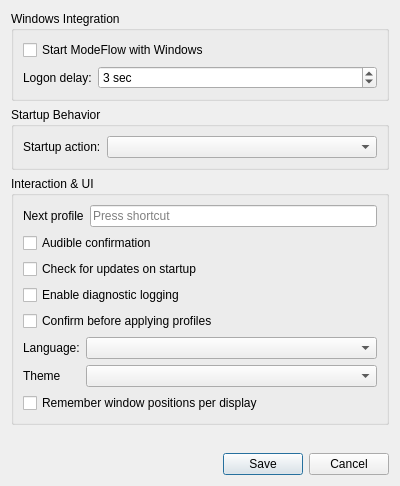
<?xml version="1.0" encoding="UTF-8"?>
<ui version="4.0">
 <class>SettingsDialog</class>
 <widget class="QDialog" name="SettingsDialog">
  <property name="geometry">
   <rect>
    <x>0</x>
    <y>0</y>
    <width>400</width>
    <height>486</height>
   </rect>
  </property>
  <property name="minimumSize">
   <size>
    <width>400</width>
    <height>0</height>
   </size>
  </property>
  <property name="windowTitle">
   <string>Settings</string>
  </property>
  <layout class="QVBoxLayout" name="verticalLayout">
   <property name="sizeConstraint">
    <enum>QLayout::SizeConstraint::SetMinimumSize</enum>
   </property>
   <item>
    <widget class="QGroupBox" name="groupWindows">
     <property name="title">
      <string>Windows Integration</string>
     </property>
     <layout class="QFormLayout" name="formLayout_1">
      <item row="0" column="0">
       <widget class="QCheckBox" name="checkAutostart">
        <property name="toolTip">
         <string>Administrative privileges are required to modify the system task scheduler.</string>
        </property>
        <property name="text">
         <string>Start ModeFlow with Windows</string>
        </property>
       </widget>
      </item>
      <item row="1" column="0" colspan="2">
       <layout class="QHBoxLayout" name="horizontalLayout_4" stretch="0,10">
        <item>
         <widget class="QLabel" name="label_delay">
          <property name="toolTip">
           <string>&lt;html&gt;&lt;head/&gt;&lt;body&gt;&lt;p&gt;Sets a pause before automatically applying settings upon Windows logon. &lt;/p&gt;&lt;p&gt;&lt;span style=&quot; font-weight:700;&quot;&gt;Tip&lt;/span&gt;: &lt;span style=&quot; font-style:italic;&quot;&gt;Drivers for monitors and audio cards take time to load. If the startup profile doesn't apply correctly, try increasing this delay.&lt;/span&gt;&lt;/p&gt;&lt;/body&gt;&lt;/html&gt;</string>
          </property>
          <property name="text">
           <string>Logon delay:</string>
          </property>
         </widget>
        </item>
        <item>
         <widget class="QSpinBox" name="spinLogonDelay">
          <property name="toolTip">
           <string>&lt;html&gt;&lt;head/&gt;&lt;body&gt;&lt;p&gt;Sets a pause before automatically applying settings upon Windows logon. &lt;/p&gt;&lt;p&gt;&lt;span style=&quot; font-weight:700;&quot;&gt;Tip&lt;/span&gt;: &lt;span style=&quot; font-style:italic;&quot;&gt;Drivers for monitors and audio cards take time to load. If the startup profile doesn't apply correctly, try increasing this delay.&lt;/span&gt;&lt;/p&gt;&lt;/body&gt;&lt;/html&gt;</string>
          </property>
          <property name="suffix">
           <string> sec</string>
          </property>
          <property name="maximum">
           <number>30</number>
          </property>
          <property name="value">
           <number>3</number>
          </property>
         </widget>
        </item>
       </layout>
      </item>
     </layout>
    </widget>
   </item>
   <item>
    <widget class="QGroupBox" name="groupStartup">
     <property name="title">
      <string>Startup Behavior</string>
     </property>
     <layout class="QFormLayout" name="formLayout_2">
      <item row="0" column="0">
       <widget class="QLabel" name="label_action">
        <property name="toolTip">
         <string>Choose which profile to apply automatically when you log into Windows.</string>
        </property>
        <property name="text">
         <string>Startup action:</string>
        </property>
       </widget>
      </item>
      <item row="0" column="1">
       <widget class="QComboBox" name="comboStartupPolicy">
        <property name="toolTip">
         <string>Choose which profile to apply automatically when you log into Windows.</string>
        </property>
       </widget>
      </item>
     </layout>
    </widget>
   </item>
   <item>
    <widget class="QGroupBox" name="groupUI">
     <property name="title">
      <string>Interaction &amp;&amp; UI</string>
     </property>
     <layout class="QFormLayout" name="formLayout_3">
      <item row="1" column="0" colspan="2">
       <layout class="QHBoxLayout" name="horizontalLayout_3" stretch="0,10">
        <item>
         <widget class="QLabel" name="label_next">
          <property name="toolTip">
           <string>Cycle through all your saved profiles using this global shortcut.</string>
          </property>
          <property name="text">
           <string>Next profile</string>
          </property>
         </widget>
        </item>
        <item>
         <widget class="ModeFlow::Gui::HotkeyEdit" name="keyEditNextProfile">
          <property name="toolTip">
           <string>Cycle through all your saved profiles using this global shortcut.</string>
          </property>
         </widget>
        </item>
       </layout>
      </item>
      <item row="2" column="0" colspan="2">
       <widget class="QCheckBox" name="checkAudioConfirmation">
        <property name="toolTip">
         <string>Play an audio signal upon successful profile activation.</string>
        </property>
        <property name="text">
         <string>Audible confirmation</string>
        </property>
       </widget>
      </item>
      <item row="3" column="0" colspan="2">
       <widget class="QCheckBox" name="checkAutoUpdate">
        <property name="toolTip">
         <string>Check for new versions when ModeFlow starts.</string>
        </property>
        <property name="text">
         <string>Check for updates on startup</string>
        </property>
       </widget>
      </item>
      <item row="6" column="0" colspan="2">
       <layout class="QGridLayout" name="gridLayout" columnstretch="0,10">
        <item row="0" column="0">
         <widget class="QLabel" name="label_lang">
          <property name="text">
           <string>Language:</string>
          </property>
         </widget>
        </item>
        <item row="0" column="1">
         <widget class="QComboBox" name="comboLanguage"/>
        </item>
        <item row="1" column="0">
         <widget class="QLabel" name="label">
          <property name="text">
           <string>Theme</string>
          </property>
         </widget>
        </item>
        <item row="1" column="1">
         <widget class="QComboBox" name="comboTheme"/>
        </item>
       </layout>
      </item>
      <item row="5" column="0">
       <widget class="QCheckBox" name="checkAskConfirmation">
        <property name="toolTip">
         <string>Show a confirmation dialog when switching profiles via the tray menu or main window list.</string>
        </property>
        <property name="text">
         <string>Confirm before applying profiles</string>
        </property>
       </widget>
      </item>
      <item row="4" column="0">
       <widget class="QCheckBox" name="checkLoggingEnabled">
        <property name="text">
         <string>Enable diagnostic logging</string>
        </property>
       </widget>
      </item>
      <item row="7" column="0" colspan="2">
       <widget class="QCheckBox" name="checkRememberWindowLayouts">
        <property name="toolTip">
         <string>Keep a separate window layout for each screen configuration and restore it when switching back.</string>
        </property>
        <property name="text">
         <string>Remember window positions per display</string>
        </property>
       </widget>
      </item>
     </layout>
    </widget>
   </item>
   <item>
    <spacer name="verticalSpacer">
     <property name="orientation">
      <enum>Qt::Orientation::Vertical</enum>
     </property>
     <property name="sizeType">
      <enum>QSizePolicy::Policy::Expanding</enum>
     </property>
     <property name="sizeHint" stdset="0">
      <size>
       <width>0</width>
       <height>0</height>
      </size>
     </property>
    </spacer>
   </item>
   <item>
    <widget class="QDialogButtonBox" name="buttonBox">
     <property name="standardButtons">
      <set>QDialogButtonBox::StandardButton::Cancel|QDialogButtonBox::StandardButton::Save</set>
     </property>
    </widget>
   </item>
  </layout>
 </widget>
 <customwidgets>
  <customwidget>
   <class>ModeFlow::Gui::HotkeyEdit</class>
   <extends>QKeySequenceEdit</extends>
   <header location="global">HotkeyEdit.h</header>
  </customwidget>
 </customwidgets>
 <tabstops>
  <tabstop>checkAutostart</tabstop>
  <tabstop>spinLogonDelay</tabstop>
  <tabstop>comboStartupPolicy</tabstop>
  <tabstop>keyEditNextProfile</tabstop>
  <tabstop>checkAudioConfirmation</tabstop>
  <tabstop>checkAutoUpdate</tabstop>
  <tabstop>comboLanguage</tabstop>
  <tabstop>comboTheme</tabstop>
  <tabstop>checkRememberWindowLayouts</tabstop>
  <tabstop>buttonBox</tabstop>
 </tabstops>
 <resources/>
 <connections/>
 <slots>
  <slot>on_spinLogonDelay_valueChanged(int)</slot>
  <slot>on_comboLanguage_currentIndexChanged(int)</slot>
 </slots>
</ui>
